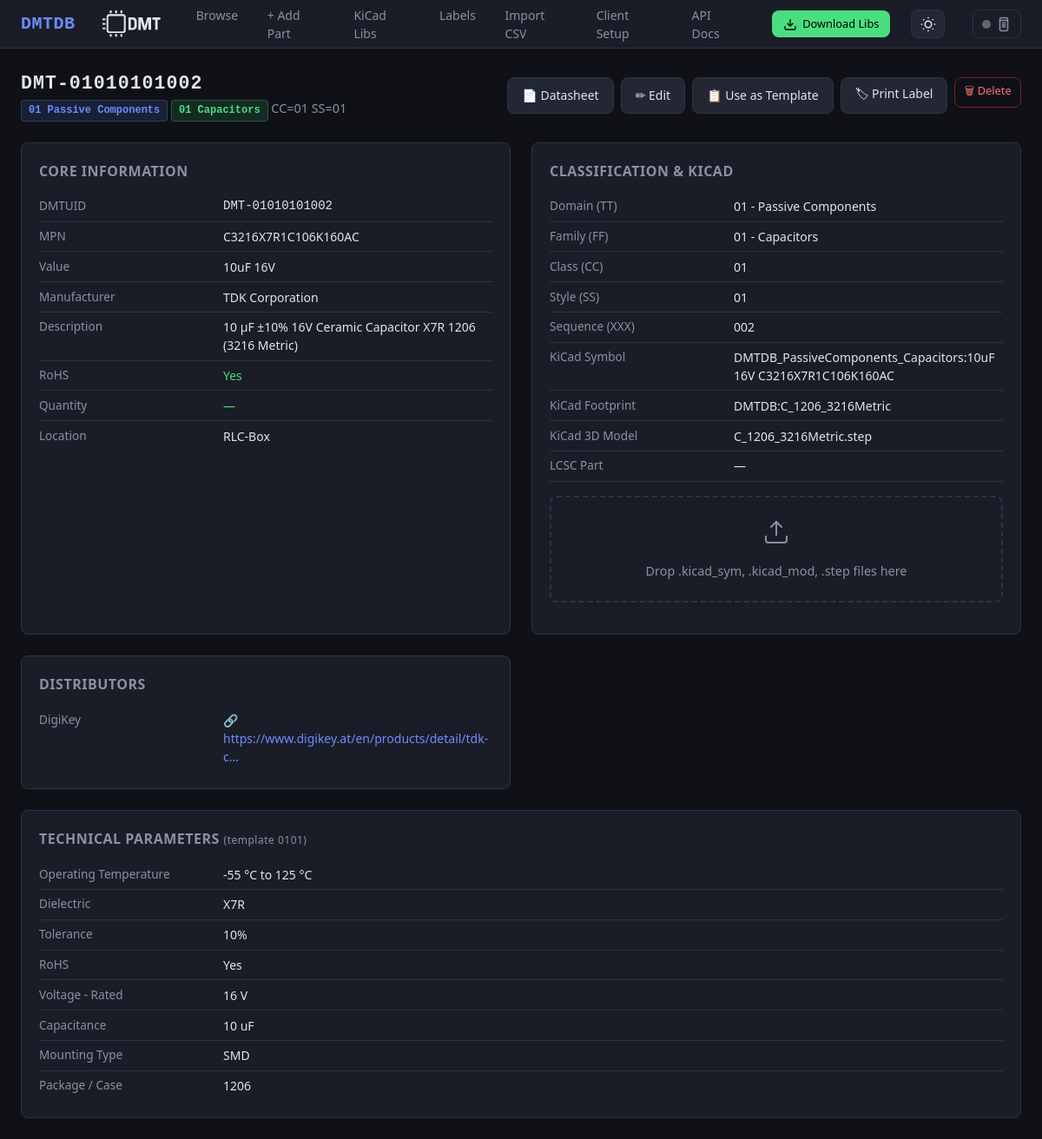
Page /part/DMT-01010101002 on the committed database.
### db/models.py (models this page shows, shortened)
class Base(DeclarativeBase):
    pass

class Part(Base):
    __tablename__ = "parts"
    dmtuid = Column(String(20), primary_key=True)               # DMT-TTFFCCSSXXX
    tt  = Column(String(2), nullable=False, index=True)
    ff  = Column(String(2), nullable=False, index=True)
    cc  = Column(String(2), nullable=False, index=True)
    ss  = Column(String(2), nullable=False, index=True)
    xxx = Column(String(3), nullable=False)
    mpn          = Column(String(200), index=True, default="")
    manufacturer = Column(String(200), index=True, default="")
    value        = Column(String(200), index=True, default="")
    description  = Column(Text, default="")
    quantity     = Column(String(50), default="")
    location     = Column(String(200), default="")
    datasheet    = Column(Text, default="")
    distributor  = Column(Text, default="")
    kicad_symbol    = Column(String(300), default="")
    kicad_footprint = Column(String(300), default="")
    kicad_libref    = Column(String(300), default="")
    kicad_3dmodel   = Column(String(300), default="")
    extra_json = Column(Text, default="{}")
    notes      = Column(Text, default="")
    created_at = Column(DateTime, default=lambda: datetime.now(timezone.utc))
    updated_at = Column(DateTime, default=lambda: datetime.now(timezone.utc),
                        onupdate=lambda: datetime.now(timezone.utc))
    fields = relationship(
        "PartField", back_populates="part",
        cascade="all, delete-orphan", lazy="selectin",
    )
    __table_args__ = (
        Index("ix_ttffccss", "tt", "ff", "cc", "ss"),
    )

class PartField(Base):
    __tablename__ = "part_fields"
    id         = Column(Integer, primary_key=True, autoincrement=True)
    dmtuid     = Column(String(20),
                        ForeignKey("parts.dmtuid", ondelete="CASCADE"),
                        nullable=False, index=True)
    field_name = Column(String(200), nullable=False)
    field_value = Column(Text, nullable=False, default="")
    part = relationship("Part", back_populates="fields")
    __table_args__ = (
        Index("ix_field_lookup", "dmtuid", "field_name"),
    )

### ui/routes_detail.py (the view)
@ui_bp.route("/part/<dmtuid>")
def part_detail(dmtuid: str):
    session = get_session()
    try:
        part = PartsService.get(session, dmtuid)
        if not part:
            abort(404)
        template = get_fields(part.tt, part.ff)
        return render_template(
            "detail.html",
            part=part,
            template=template,
            domain_name=domain_name,
            family_name=family_name,
            parse_distributors=parse_distributors,
        )
    finally:
        session.close()

### templates/detail.html (shortened to what this page needs)
{% extends "base.html" %}
{% block content %}
<div class="page-header">
  <div>
    <h1 style="font-family:var(--mono); letter-spacing:1px;">{{ part.dmtuid }}</h1>
    <span class="subtitle">
      <span class="badge badge-domain">{{ part.tt }} {{ domain_name(part.tt) }}</span>
      <span class="badge badge-family">{{ part.ff }} {{ family_name(part.tt, part.ff) }}</span>
      CC={{ part.cc }} SS={{ part.ss }}
    </span>
  </div>
  <div style="display:flex; gap:.5rem;">
    {% if part.datasheet %}
    {% if part.datasheet.startswith('http') %}
    <a href="{{ part.datasheet }}" target="_blank" rel="noopener" class="btn btn-secondary">📄 Datasheet</a>
    {% else %}
    <a href="/datasheets/{{ part.datasheet }}" target="_blank" rel="noopener" class="btn btn-secondary">📄 Datasheet</a>
    {% endif %}
    {% endif %}
    <a href="/part/{{ part.dmtuid }}/edit" class="btn btn-secondary">✏ Edit</a>
    <a href="/part/add?template={{ part.dmtuid }}" class="btn btn-secondary"
      title="Create new part using this as template">📋 Use as Template</a>
    <button type="button" class="btn btn-secondary" onclick="printLabel75x50()" title="Print 75×50mm label">🏷 Print Label</button>
    <form method="post" action="/part/{{ part.dmtuid }}/delete" onsubmit="return confirm('Delete {{ part.dmtuid }}?');"
      style="display:inline;">
      <button type="submit" class="btn btn-danger btn-sm">🗑 Delete</button>
    </form>
  </div>
</div>
<div class="detail-grid">
  <div class="detail-card">
    <h2>Core Information</h2>
    <div class="field-row"><span class="field-label">DMTUID</span><span class="field-value"
        style="font-family:var(--mono)">{{ part.dmtuid }}</span></div>
    <div class="field-row"><span class="field-label">MPN</span><span class="field-value">{{ part.mpn or '—' }}</span>
    </div>
    <div class="field-row"><span class="field-label">Value</span><span class="field-value">{{ part.value or '—'
        }}</span></div>
    <div class="field-row"><span class="field-label">Manufacturer</span><span class="field-value">{{ part.manufacturer
        or '—' }}</span></div>
    <div class="field-row"><span class="field-label">Description</span><span class="field-value">{{ part.description or
        '—' }}</span></div>
    {% set rohs_val = namespace(value='—') %}
    {% for f in part.fields if f.field_name == 'RoHS' %}{% set rohs_val.value = f.field_value %}{% endfor %}
    <div class="field-row"><span class="field-label">RoHS</span><span class="field-value"
        style="{% if rohs_val.value in ['Yes', 'YES', 'Compliant', 'COMPLIANT'] %}color:var(--green);{% elif rohs_val.value in ['No', 'NO', 'Non-Compliant'] %}color:var(--red);{% endif %}">{{
        rohs_val.value }}</span></div>
    <div class="field-row"><span class="field-label">Quantity</span><span class="field-value"
        style="color:var(--green);">{{ part.quantity or '—' }}</span></div>
    <div class="field-row"><span class="field-label">Location</span><span class="field-value">{{ part.location or '—'
        }}</span></div>
  </div>
  <div class="detail-card">
    <h2>Classification & KiCad</h2>
    <div class="field-row"><span class="field-label">Domain (TT)</span><span class="field-value">{{ part.tt }} - {{
        domain_name(part.tt) }}</span></div>
    <div class="field-row"><span class="field-label">Family (FF)</span><span class="field-value">{{ part.ff }} - {{
        family_name(part.tt, part.ff) }}</span></div>
    <div class="field-row"><span class="field-label">Class (CC)</span><span class="field-value">{{ part.cc }}</span>
    </div>
    <div class="field-row"><span class="field-label">Style (SS)</span><span class="field-value">{{ part.ss }}</span>
    </div>
    <div class="field-row"><span class="field-label">Sequence (XXX)</span><span class="field-value">{{ part.xxx
        }}</span></div>
    <div class="field-row"><span class="field-label">KiCad Symbol</span><span class="field-value" id="kicad-symbol">{{
        part.kicad_symbol
        or '—' }}</span></div>
    <div class="field-row"><span class="field-label">KiCad Footprint</span><span class="field-value"
        id="kicad-footprint">{{
        part.kicad_footprint or '—' }}</span></div>
    <div class="field-row"><span class="field-label">KiCad 3D Model</span><span class="field-value"
        id="kicad-3dmodel">{{
        part.kicad_3dmodel or '—' }}</span></div>
    <div class="field-row"><span class="field-label">LCSC Part</span><span class="field-value" id="kicad-lcsc">{{
        part.kicad_libref
        or '—' }}</span></div>
    {% set rohs_data = 'YES' %}
    {% for f in part.fields if f.field_name == 'RoHS' %}{% set rohs_data = f.field_value %}{% endfor %}
    <div id="kicadDropzone" class="kicad-dropzone" data-dmtuid="{{ part.dmtuid }}" data-mpn="{{ part.mpn or '' }}"
      data-value="{{ part.value or '' }}" data-footprint="{{ part.kicad_footprint or '' }}"
      data-datasheet="{{ part.datasheet or '' }}" data-description="{{ part.description or '' }}"
      data-manufacturer="{{ part.manufacturer or '' }}" data-rohs="{{ rohs_data }}">
      <svg width="32" height="32" viewBox="0 0 24 24" fill="none" stroke="currentColor" stroke-width="1.5">
        <path d="M21 15v4a2 2 0 0 1-2 2H5a2 2 0 0 1-2-2v-4" />
        <polyline points="17 8 12 3 7 8" />
        <line x1="12" y1="3" x2="12" y2="15" />
      </svg>
      <p>Drop .kicad_sym, .kicad_mod, .step files here</p>
    </div>
  </div>
  {% if part.distributor %}
  <div class="detail-card">
    <h2>Distributors</h2>
    {% set distributors = parse_distributors(part.distributor) %}
    {% if distributors %}
    {% for dist in distributors %}
    <div class="field-row">
      <span class="field-label">{{ dist.name or 'Distributor ' ~ loop.index }}</span>
      <span class="field-value">
        <a href="{{ dist.url }}" target="_blank" rel="noopener" class="distributor-link">
          🔗 {{ dist.url | truncate(50) }}
        </a>
      </span>
    </div>
    {% endfor %}
    {% endif %}
  </div>
  {% endif %}
  {% if part.fields %}
  <div class="detail-card" style="grid-column: 1 / -1;">
    <h2>Technical Parameters
      {% if template %}
      <span style="font-weight:400; font-size:.75rem; color:var(--text-dim); text-transform:none;"> (template {{ part.tt
        }}{{ part.ff }})</span>
      {% endif %}
    </h2>
    {% for f in part.fields %}
    <div class="field-row">
      <span class="field-label">{{ f.field_name }}</span>
      <span class="field-value">{{ f.field_value }}</span>
    </div>
    {% endfor %}
  </div>
  {% endif %}
</div>
{% endblock %}

### templates/base.html (shortened to what this page needs)
<!DOCTYPE html>
<html lang="en">
<head>
  <link rel="stylesheet" href="/static/css/style.css">
</head>
<body>
  <nav class="nav">
    <a href="/" class="nav-brand">DMTDB</a>
    <div class="nav-links">
      <a href="/" {% if request.endpoint=='ui.index' %}class="active" {% endif %}>Browse</a>
      <a href="/part/add" {% if request.endpoint=='ui.part_add' %}class="active" {% endif %}>+ Add Part</a>
      <a href="/libs" {% if request.endpoint=='ui.libs_page' %}class="active" {% endif %}>KiCad Libs</a>
      <a href="/labels" {% if request.endpoint=='ui.labels_page' %}class="active" {% endif %}>Labels</a>
      <a href="/import" {% if request.endpoint=='ui.import_page' %}class="active" {% endif %}>Import CSV</a>
      <a href="/client-setup" {% if request.endpoint=='ui.client_setup' %}class="active" {% endif %}>Client Setup</a>
      <a href="/api/docs" {% if request.endpoint=='ui.api_docs' %}class="active" {% endif %}>API Docs</a>
    </div>
    <a href="/api/v1/libs/download" class="btn btn-download"
      title="Download KiCad Libraries (symbols, footprints, 3D models)">
      <svg width="16" height="16" viewBox="0 0 24 24" fill="none" stroke="currentColor" stroke-width="2">
        <path d="M21 15v4a2 2 0 0 1-2 2H5a2 2 0 0 1-2-2v-4" />
        <polyline points="7 10 12 15 17 10" />
        <line x1="12" y1="15" x2="12" y2="3" />
      </svg>
      <span>Download Libs</span>
    </a>
    <button class="theme-toggle" id="themeToggle" title="Toggle dark/light mode">
      <svg class="theme-icon-dark" width="18" height="18" viewBox="0 0 24 24" fill="none" stroke="currentColor"
        stroke-width="2">
        <circle cx="12" cy="12" r="5" />
        <path
          d="M12 1v2M12 21v2M4.22 4.22l1.42 1.42M18.36 18.36l1.42 1.42M1 12h2M21 12h2M4.22 19.78l1.42-1.42M18.36 5.64l1.42-1.42" />
      </svg>
    </button>
    <button class="niimbot-toggle" id="niimbotToggle" title="Niimbot B1 Printer" onclick="openNiimbotGlobalModal()">
      <span id="niimbotGlobalStatus"
        style="display: inline-block; width: 10px; height: 10px; border-radius: 50%; background: #666;"></span>
      <svg width="18" height="18" viewBox="0 0 24 24" fill="none" stroke="currentColor" stroke-width="2">
        <rect x="6" y="2" width="12" height="20" rx="2" />
        <line x1="6" y1="6" x2="18" y2="6" />
        <line x1="9" y1="10" x2="15" y2="10" />
        <line x1="9" y1="13" x2="15" y2="13" />
        <line x1="9" y1="16" x2="15" y2="16" />
      </svg>
    </button>
  </nav>
  <div class="container">
    {% block content %}{% endblock %}
  </div>
</body>
</html>

### rows in the picture
Part: dmtuid "DMT-01010101002", tt "01", tt "Passive Components", ff "01", tt+ff "Capacitors", cc "01", ss "01", mpn "C3216X7R1C106K160AC", value "10uF 16V", manufacturer "TDK Corporation", description "10 µF ±10% 16V Ceramic Capacitor X7R 1206 (3216 Metric)", quantity "—", location "RLC-Box", xxx "002", kicad_symbol "DMTDB_PassiveComponents_Capacitors:10uF 16V C3216X7R1C106K160AC", kicad_footprint "DMTDB:C_1206_3216Metric", kicad_3dmodel "C_1206_3216Metric.step", kicad_libref "—"
PartField: value "Yes", field_name "RoHS", field_value "Yes"
PartField: field_name "Operating Temperature", field_value "-55 °C to 125 °C"
PartField: field_name "Dielectric", field_value "X7R"
PartField: field_name "Tolerance", field_value "10%"
PartField: field_name "Voltage - Rated", field_value "16 V"
PartField: field_name "Capacitance", field_value "10 uF"
PartField: field_name "Mounting Type", field_value "SMD"
PartField: field_name "Package / Case", field_value "1206"

### other values in the picture
{{ dist.name or 'Distributor ' ~ loop.index }} "DigiKey"
{{ dist.url | truncate(50) }} "https://www.digikey.at/en/products/detail/tdk-c..."
